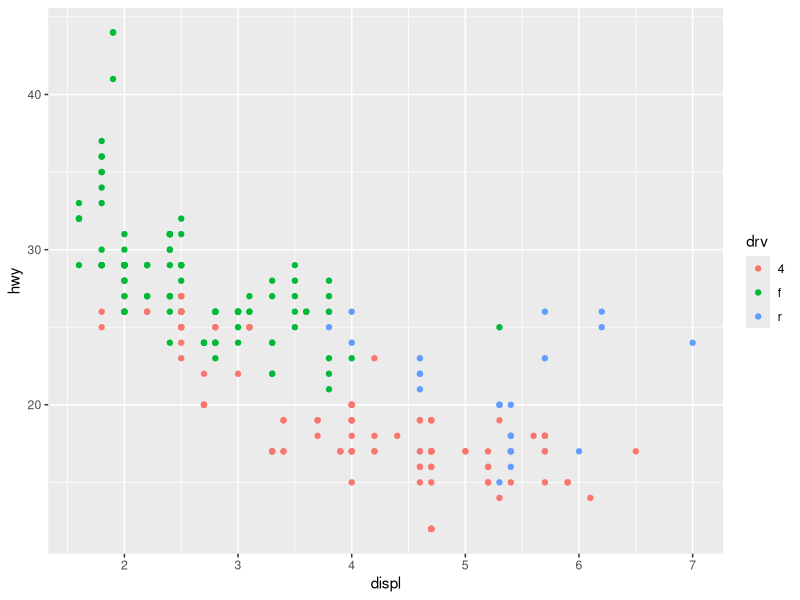
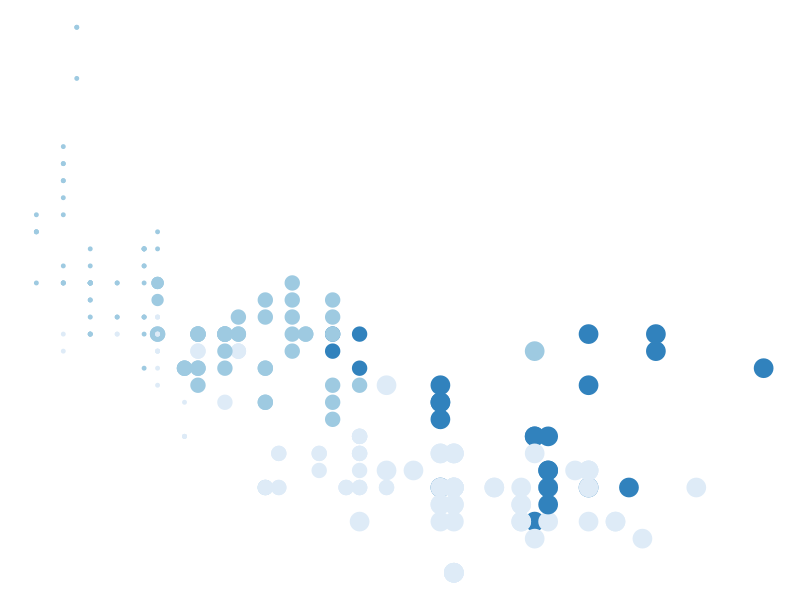
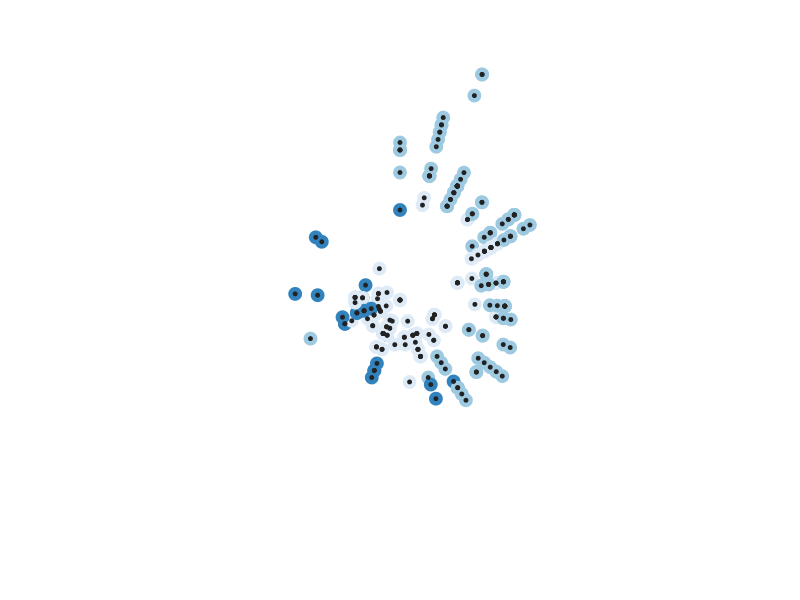
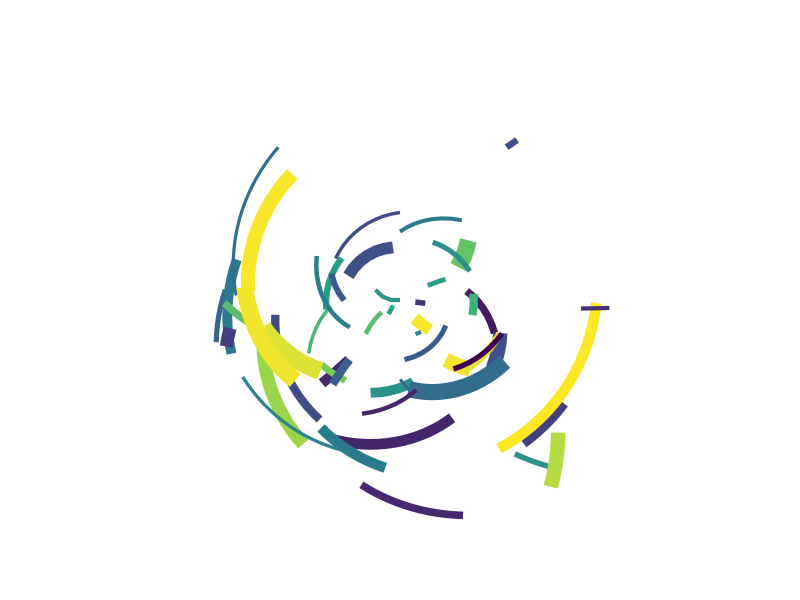
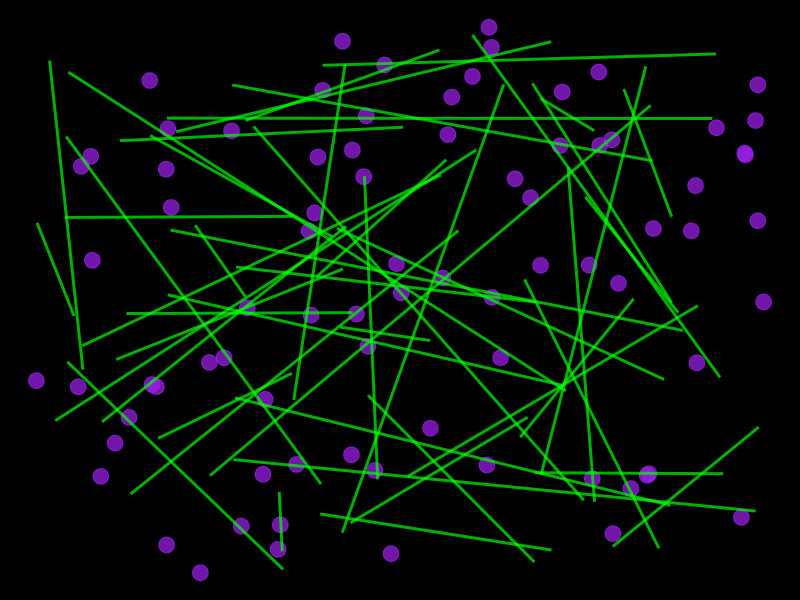

Here is the R script that generated these plots, in order: (Note: this script raises an error after producing the figures.)
## ---- chunk 1
library(ggplot2)
library(tibble)
library(tidyverse)
## ---- chunk 2
mpg |>
  ggplot(aes(displ, hwy, colour = drv)) + 
  geom_point()
## ---- chunk 3
mpg |>
  ggplot(aes(displ, hwy, colour = drv, size = cyl)) + 
  geom_point(show.legend = FALSE) + 
  theme_void() + 
  scale_color_brewer()
## ---- chunk 4
mpg |>
  ggplot(aes(displ, hwy, colour = drv)) + 
  geom_point(show.legend = FALSE, size = 4) + 
  geom_point(show.legend = FALSE, size = 1, colour = "#222222") + 
  coord_polar() + 
  theme_void() + 
  scale_color_brewer()
## ---- chunk 5
set.seed(1)
n <- 50
dat <- tibble(
  x0 = runif(n),
  y0 = runif(n),
  x1 = x0 + runif(n, min = -.2, max = .2),
  y1 = y0 + runif(n, min = -.2, max = .2),
  shade = runif(n), 
  size = runif(n)
)
dat
## ---- chunk 6
dat |> 
  ggplot(aes(
    x = x0,
    y = y0,
    xend = x1,
    yend = y1,
    colour = shade,
    linewidth = size
  )) +
  geom_segment(show.legend = FALSE) +
  coord_polar() +
  scale_y_continuous(expand = c(0, 0)) +
  scale_x_continuous(expand = c(0, 0)) + 
  scale_color_viridis_c() + 
  scale_size(range = c(0, 10)) + 
  theme_void()
## ---- chunk 7
create_art <- function(num_circles = 20, num_lines = 20, circle_col = "blue", circle_border = "white", circle_shape = 21, circle_size = 3, line_col = "red", line_size = 1, background_col = "black", seed = 1) {

  # Set seed for reproducibility
  set.seed(seed)
  
  # Generate random data for circles
  circles <- data.frame(
    x = runif(num_circles),
    y = runif(num_circles),
    r = runif(num_circles, 0.01, 0.05)
  )
  
  # Generate random data for lines
  lines <- data.frame(
    x1 = runif(num_lines),
    y1 = runif(num_lines),
    x2 = runif(num_lines),
    y2 = runif(num_lines)
  )
  
  # Create the plot
  p <- ggplot() +
    # Add circles
    geom_point(data = circles, aes(x = x, y = y), shape = circle_shape, size = circle_size, fill = circle_col, color = circle_border, alpha = 0.7) +
    # Add lines
    geom_segment(data = lines, aes(x = x1, y = y1, xend = x2, yend = y2), color = line_col, size = line_size, alpha = 0.7) +
    # Customize the theme
    theme_void() +
    theme(
      panel.background = element_rect(fill = background_col, color = background_col)
    )
  
  # Display the plot
  return(p)
  
 }
## ---- chunk 8
create_art(num_circles = 80, num_lines = 50, circle_col = "purple", circle_border = "purple", circle_shape = 21, circle_size = 5, line_col = "green", line_size = 1, background_col = "black", seed = 7)
## ---- chunk 9
create_art_animated <- function(num_circles = 20, num_lines = 20, circle_col = "blue", circle_border = "white", circle_shape = 21, circle_size = 3, line_col = "red", line_size = 1, background_col = "black", seed = 1, duration = 5) {
  # Set seed for reproducibility
  set.seed(seed)
  
  # Generate random data for circles
  circles <- data.frame(
    x = runif(num_circles),
    y = runif(num_circles),
    r = runif(num_circles, 0.01, 0.05),
    state = sample(letters[1:5], num_circles, replace = TRUE) # Dummy state column
  )
  
  # Generate random data for lines
  lines <- data.frame(
    x1 = runif(num_lines),
    y1 = runif(num_lines),
    x2 = runif(num_lines),
    y2 = runif(num_lines),
    state = sample(letters[1:5], num_lines, replace = TRUE) # Dummy state column
  )
  
  # Create the plot
  p <- ggplot() +
    # Add circles
    geom_point(data = circles, aes(x = x, y = y), shape = circle_shape, size = circle_size, fill = circle_col, color = circle_border, alpha = 0.7) +
    # Add lines
    geom_segment(data = lines, aes(x = x1, y = y1, xend = x2, yend = y2), color = line_col, size = line_size, alpha = 0.7) +
    # Customize the theme
    theme_void() +
    theme(
      panel.background = element_rect(fill = background_col, color = background_col)
    )
  
  # Animate the plot
  animated_plot <- p + transition_states(states = state, transition_length = 1, state_length = duration) +
    enter_fade() + exit_fade()
  
  # Return the animated plot
  return(animated_plot)
}

# Example usage:
animated_plot <- create_art_animated(num_circles = 100)
animate(animated_plot, renderer = gifski_renderer())
## ---- chunk 10
# Function to calculate edge length
edge_length <- function(x1, y1, x2, y2) {
  sqrt((x1 - x2)^2 + (y1 - y2)^2)
}

# Function to grow a polygon with noise
grow_polygon_l <- function(polygon, iterations, noise, seed = NULL) {
  if(!is.null(seed)) set.seed(seed)
  for(i in 1:iterations) polygon <- insert_edge_l(polygon, noise)
  return(polygon)
}

# Function to insert an edge in the polygon
insert_edge_l <- function(polygon, noise) {
  ind <- sample_edge_l(polygon)
  len <- polygon[[ind]]$seg_len
  
  last_x <- polygon[[ind]]$x
  last_y <- polygon[[ind]]$y
  
  next_x <- polygon[[ind + 1]]$x
  next_y <- polygon[[ind + 1]]$y
  
  new_x <- (last_x + next_x) / 2 + edge_noise(len * noise)
  new_y <- (last_y + next_y) / 2 + edge_noise(len * noise)
  
  new_point <- list(
    x = new_x,
    y = new_y,
    seg_len = edge_length(new_x, new_y, next_x, next_y)
  )
  
  polygon[[ind]]$seg_len <- edge_length(
    last_x, last_y, new_x, new_y
  )
  
  c(
    polygon[1:ind],
    list(new_point),
    polygon[-(1:ind)]
  )
}

# Function to create a smudged hexagon
smudged_hexagon <- function(seed, noise1 = 0, noise2 = 2, noise3 = 0.5) {
  set.seed(seed)
  
  # Define hexagonal base shape
  theta <- (0:6) * pi / 3
  hexagon <- tibble(
    x = sin(theta),
    y = cos(theta),
    seg_len = edge_length(sin(theta), cos(theta), lead(sin(theta)), lead(cos(theta)))
  )
  hexagon$seg_len[7] <- 0
  hexagon <- transpose(hexagon)
  
  base <- hexagon |> 
    grow_polygon_l(iterations = 60, noise = noise1)
  
  # Define intermediate-base-shapes in clusters
  polygons <- list()
  ijk <- 0
  for(i in 1:3) {
    base_i <- base |> 
      grow_polygon_l(iterations = 50, noise = noise2)
    
    for(j in 1:3) {
      base_j <- base_i |> 
        grow_polygon_l(iterations = 50, noise = noise2)
      
      # Grow 10 polygons per intermediate-base
      for(k in 1:10) {
        ijk <- ijk + 1
        polygons[[ijk]] <- base_j |>
          grow_polygon_l(iterations = 500, noise = noise3) |>
          transpose() |>
          as_tibble() |>
          mutate(across(everything(), unlist))
      }
    }
  }
  
  # Return as data frame
  bind_rows(polygons, .id = "id")
}

# Function to sample an edge from the polygon
sample_edge_l <- function(polygon) {
  sample(length(polygon), 1, prob = map_dbl(polygon, ~ .x$seg_len))
}

# Function to generate noise for the edge
edge_noise <- function(size) {
  runif(1, min = -size/2, max = size/2)
}

# Generate the smudged hexagon data with random offsets
set.seed(123)  # Ensure reproducibility for random positions
num_hexagons <- 25
seeds <- sample(1:100, num_hexagons)
offsets <- tibble(
  source = 1:num_hexagons,
  x_offset = runif(num_hexagons, -5, 5),
  y_offset = runif(num_hexagons, -5, 5)
)

dat <- bind_rows(lapply(seeds, smudged_hexagon), .id = "source") %>%
  mutate(source = as.numeric(source)) %>%
  left_join(offsets, by = "source") %>%
  mutate(
    id = paste(id, source),
    x = x + x_offset,
    y = y + y_offset
  ) %>%
  arrange(id)

# Plot the generative art
ggplot(dat, aes(x, y, group = id, fill = factor(source))) +
  geom_polygon(alpha = .02, show.legend = FALSE) + 
  theme_void() + 
  scale_fill_viridis_d(option = "E") +  
  coord_equal()
